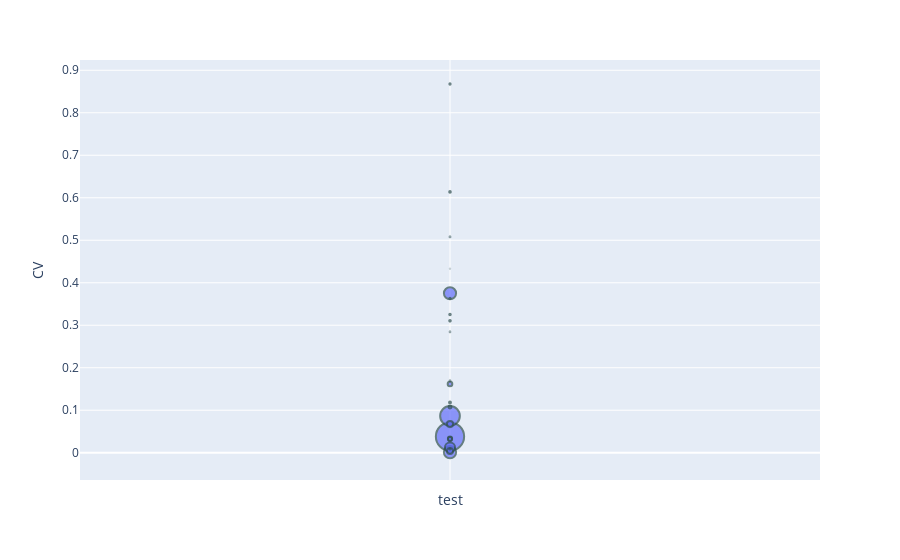

The notebook cell saved with this chart:
### Code cell
fig_scatter_rj = px.scatter(rj_box_size, 
                 x='test',      
                 y='CV',      
                 size='cluster_size',  
                 hover_name='cluster') 

fig_scatter_rj.update_traces(marker=dict(line=dict(width=2,
                                        color='DarkSlateGrey')),
                  selector=dict(mode='markers'))

fig_scatter_rj.show()

### Figure 1 — Plotly figure (JSON) as saved in the notebook; plotly's stock layout.template omitted (floating-point values rounded to 4 significant figures)
{"data": [{"hovertemplate": "<b>%{hovertext}</b><br><br>test=%{x}<br>CV=%{y}<br>cluster_size=%{marker.size}<extra></extra>", "hovertext": [0, 1, 2, 3, 4, 5, 6, 7, 8, 9, 10, 11, 12, 13, 14, 15, 16, 17, 18, 19, 20, 21], "legendgroup": "", "marker": {"color": "#636efa", "line": {"color": "DarkSlateGrey", "width": 2}, "size": [150506, 72934, 27941, 28403, 19515, 7284, 6981, 3014, 3286, 4011, 1630, 684, 429, 491, 486, 266, 306, 281, 109, 18, 62, 107], "sizemode": "area", "sizeref": 376.3, "symbol": "circle"}, "mode": "markers", "name": "", "orientation": "v", "showlegend": false, "type": "scatter", "x": ["", "", "", "", "", "", "", "", "", "", "", "", "", "", "", "", "", "", "", "", "", ""], "xaxis": "x", "y": [0.03802, 0.08659, 0.3753, 0.001399, 0.01221, 0.06754, 0.00408, 0.0334, 0.03204, 0.1616, 0.1076, 0.1184, 0.3253, 0.6137, 0.3103, 0.3634, 0.8677, 0.008846, 0.5078, 0.4327, 0.2843, 0.1692], "yaxis": "y"}], "layout": {"legend": {"itemsizing": "constant", "tracegroupgap": 0}, "margin": {"t": 60}, "xaxis": {"anchor": "y", "domain": [0, 1], "title": {"text": "test"}}, "yaxis": {"anchor": "x", "domain": [0, 1], "title": {"text": "CV"}}}}
